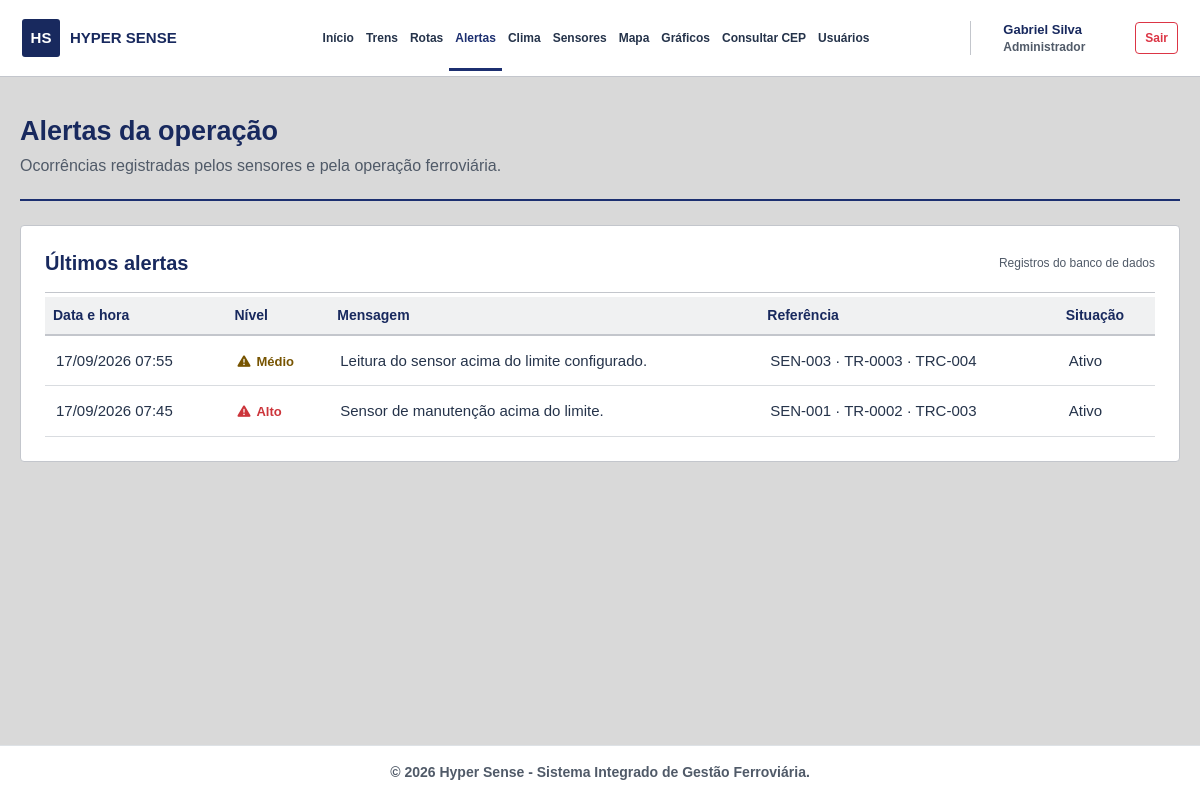
The app's page /Tela/alertas.php (signed in) with its own data.
### tables this page shows
CREATE TABLE IF NOT EXISTS alertas (
    id INT AUTO_INCREMENT PRIMARY KEY,
    sensor_id INT NULL,
    trem_id INT NULL,
    trecho_id INT NULL,
    nivel VARCHAR(20) NOT NULL,
    mensagem VARCHAR(255) NOT NULL,
    status VARCHAR(20) NOT NULL DEFAULT 'Ativo',
    criado_em DATETIME NOT NULL DEFAULT CURRENT_TIMESTAMP,
    CONSTRAINT fk_alerta_sensor FOREIGN KEY (sensor_id) REFERENCES sensores(id) ON DELETE SET NULL,
    CONSTRAINT fk_alerta_trem FOREIGN KEY (trem_id) REFERENCES trens(id) ON DELETE SET NULL,
    CONSTRAINT fk_alerta_trecho FOREIGN KEY (trecho_id) REFERENCES trechos(id) ON DELETE SET NULL
);

CREATE TABLE IF NOT EXISTS sensores (
    id INT AUTO_INCREMENT PRIMARY KEY,
    codigo VARCHAR(20) NOT NULL UNIQUE,
    tipo VARCHAR(60) NOT NULL,
    trecho_id INT NULL,
    status VARCHAR(30) NOT NULL DEFAULT 'Normal',
    leitura DECIMAL(10,2) NOT NULL DEFAULT 0,
    limite DECIMAL(10,2) NULL,
    unidade VARCHAR(20) NULL,
    ultima_atualizacao DATETIME NOT NULL DEFAULT CURRENT_TIMESTAMP,
    CONSTRAINT fk_sensor_trecho FOREIGN KEY (trecho_id) REFERENCES trechos(id) ON DELETE SET NULL
);

CREATE TABLE IF NOT EXISTS trens (
    id INT AUTO_INCREMENT PRIMARY KEY,
    codigo VARCHAR(20) NOT NULL UNIQUE,
    status VARCHAR(30) NOT NULL DEFAULT 'Em operação',
    trecho_id INT NULL,
    rota_id INT NULL,
    posicao_percentual DECIMAL(5,2) NOT NULL DEFAULT 50,
    CONSTRAINT ck_trens_posicao CHECK (posicao_percentual BETWEEN 0 AND 100),
    usuario_responsavel_id INT NULL,
    CONSTRAINT fk_trem_trecho FOREIGN KEY (trecho_id) REFERENCES trechos(id) ON DELETE SET NULL,
    CONSTRAINT fk_trem_rota FOREIGN KEY (rota_id) REFERENCES rotas(id) ON DELETE SET NULL,
    CONSTRAINT fk_trem_usuario FOREIGN KEY (usuario_responsavel_id) REFERENCES usuarios(id) ON DELETE SET NULL
);

CREATE TABLE IF NOT EXISTS trechos (
    id INT AUTO_INCREMENT PRIMARY KEY,
    codigo VARCHAR(20) NOT NULL UNIQUE,
    origem_id INT NOT NULL,
    destino_id INT NOT NULL,
    status VARCHAR(30) NOT NULL DEFAULT 'Normal',
    distancia_km DECIMAL(8,2) NOT NULL DEFAULT 0,
    CONSTRAINT fk_trecho_origem FOREIGN KEY (origem_id) REFERENCES estacoes(id),
    CONSTRAINT fk_trecho_destino FOREIGN KEY (destino_id) REFERENCES estacoes(id)
);

### Tela/auth.php (called while the page is built, shortened)
<?php
function e($valor): string {
    return htmlspecialchars((string)($valor ?? ''), ENT_QUOTES, 'UTF-8');
}

### Tela/alertas.php (the view, shortened to what this page needs)
<?php
require_once 'auth.php';
$alertas = $conexao->query("SELECT a.id, a.nivel, a.mensagem, a.status, a.criado_em, s.codigo AS sensor, t.codigo AS trem, tr.codigo AS trecho FROM alertas a LEFT JOIN sensores s ON s.id = a.sensor_id LEFT JOIN trens t ON t.id = a.trem_id LEFT JOIN trechos tr ON tr.id = a.trecho_id ORDER BY (a.status = 'Ativo') DESC, a.criado_em DESC LIMIT 100")->fetch_all(MYSQLI_ASSOC);
require __DIR__ . '/cabecalho.php';
?>
<main class="container py-4 pb-5">
    <div class="titulo-tela"><div><h1>Alertas da operação</h1><p>Ocorrências registradas pelos sensores e pela operação ferroviária.</p></div></div>
    <section class="painel-liso">
        <div class="painel-topo"><h2>Últimos alertas</h2><span>Registros do banco de dados</span></div>
        <div class="table-responsive"><table class="table table-hover align-middle">
            <thead><tr><th>Data e hora</th><th>Nível</th><th>Mensagem</th><th>Referência</th><th>Situação</th></tr></thead>
            <tbody>
            <?php foreach ($alertas as $alerta): ?>
                <?php $nivel = strtolower($alerta['nivel']); ?>
                <tr><td><?= e(date('d/m/Y H:i', strtotime($alerta['criado_em']))) ?></td>
                    <td><span class="rotulo-alerta <?= in_array($nivel, ['crítico', 'critico', 'alto'], true) ? 'critico' : 'atencao' ?>"><i class="fas fa-triangle-exclamation" aria-hidden="true"></i> <?= e($alerta['nivel']) ?></span></td>
                    <td><?= e($alerta['mensagem']) ?></td>
                    <td><?= e(implode(' · ', array_filter([$alerta['sensor'], $alerta['trem'], $alerta['trecho']]))) ?: '—' ?></td>
                    <td><?= e($alerta['status']) ?></td></tr>
            <?php endforeach; ?>
            </tbody>
        </table></div>
    </section>
</main>
<?php require __DIR__ . '/rodape.php'; ?>

### Css/style.css (style rules this page uses)
:root { --hyper-azul: #1c2f70; --hyper-azul-escuro: #18295e; --hyper-fundo: #d9d9d9; --texto-principal: #25334a; --texto-secundario: #505a68; --borda-padrao: #c3c6cc; --hyper-verde: #24895e; --hyper-vermelho: #cc343a; --hyper-amarelo: #efb938; --bs-primary-rgb: 28, 47, 112 }
*, *::before, *::after { box-sizing: border-box }
html { min-height: 100%; scroll-behavior: auto; overflow-y: scroll }
body { min-height: 100%; margin: 0; background: var(--hyper-fundo); font-family: Arial, Helvetica, sans-serif; color: var(--texto-principal); font-size: 16px; line-height: 1.55 }
.pagina-sistema { min-height: 100vh; display: flex; flex-direction: column }
.pagina-sistema>main { flex: 1 0 auto }
.pagina-sistema>main.container, .pagina-sistema>main.container-fluid { width: 100%; max-width: 1232px; padding-top: 31px !important; padding-bottom: 58px !important }
.pagina-sistema .container { max-width: 1232px }
.pagina-sistema h1, .pagina-sistema .page-header h1 { font-size: 27px !important; line-height: 1.25 !important; font-weight: 700 !important; color: var(--hyper-azul-escuro) !important; letter-spacing: 0 !important; font-family: Arial, Helvetica, sans-serif }
.pagina-sistema main h2 { font-size: 20px; line-height: 1.35; color: var(--hyper-azul-escuro) }
.pagina-sistema table, .pagina-sistema .form-control, .pagina-sistema .form-select, .pagina-sistema .form-label { font-family: Arial, Helvetica, sans-serif; font-size: 15px }
.card, .painel-liso { background: #fff; border: 1px solid var(--borda-padrao); border-radius: 4px !important; box-shadow: none !important }
.table { margin-bottom: 0 }
.table thead th { background: #f0f1f2 !important; border-bottom: 2px solid var(--borda-padrao) !important; color: var(--hyper-azul-escuro) !important; white-space: nowrap; font-size: 14px; font-weight: 700; text-transform: none; letter-spacing: 0 }
.table tbody td { padding: 13px 11px; border-bottom: 1px solid #d9dce0; color: var(--texto-principal); vertical-align: middle }
.titulo-tela { display: flex; align-items: center; justify-content: space-between; gap: 18px; padding: 0 0 20px; margin-bottom: 24px; border-bottom: 2px solid var(--hyper-azul) }
.titulo-tela h1 { margin: 0 0 6px }
.titulo-tela p { margin: 0; color: var(--texto-secundario) }
.painel-liso { padding: 24px; height: 100% }
.painel-topo { display: flex; justify-content: space-between; align-items: center; gap: 12px; padding-bottom: 15px; margin-bottom: 4px; border-bottom: 1px solid var(--borda-padrao) }
.painel-topo h2 { font-size: 20px; font-weight: 700; margin: 0; color: var(--hyper-azul-escuro) }
.painel-topo span { font-size: 12px; color: var(--texto-secundario) }
.rotulo-alerta { display: inline-flex; align-items: center; gap: 6px; font-size: 13px; font-weight: 700 }
.rotulo-alerta.critico { color: var(--hyper-vermelho) }
.rotulo-alerta.atencao { color: #775400 }
.pagina-sistema>main.container, .pagina-sistema>main.container-fluid { max-width: 1180px !important; width: calc(100% - 40px) !important; margin: 0 auto !important; padding: 38px 0 64px !important }
.pagina-sistema .titulo-tela { min-height: 76px; align-items: center; margin-bottom: 24px }
.pagina-sistema .titulo-tela h1 { margin: 0 0 5px !important }
.pagina-sistema .titulo-tela p { margin: 0 !important }

### records on screen
alertas: criado_em "17/09/2026 07:55", nivel "Médio", mensagem "Leitura do sensor acima do limite configurado.", sensor.codigo "SEN-003 · TR-0003 · TRC-004", status "Ativo"
alertas: criado_em "17/09/2026 07:45", nivel "Alto", mensagem "Sensor de manutenção acima do limite.", sensor.codigo "SEN-001 · TR-0002 · TRC-003", status "Ativo"

### other values on screen
$nome "Início"
$nome "Trens"
$nome "Rotas"
$nome "Alertas"
$nome "Clima"
$nome "Sensores"
$nome "Mapa"
$nome "Gráficos"
$nome "Consultar CEP"
$nome "Usuários"
$_SESSION['usuario_nome'] "Gabriel Silva"
$_SESSION['usuario_tipo'] "Administrador"
